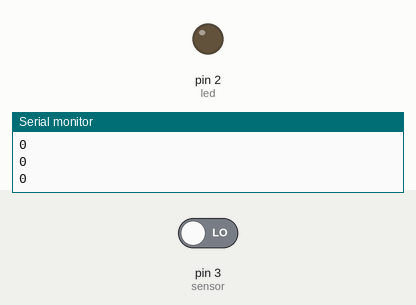
A sketch run on a simulated Arduino Uno, built with avr-gcc and run on an emulated ATmega328P. On the bench: output pins drawn as LEDs (lit = HIGH), the last lines printed to the serial monitor. The test bench sets the inputs (shaded band); at power-on: pin 3 (sensor) LOW.

Above: at 2.8 s.
2.9 s: pin 3 (sensor) driven HIGH
At 3.9 s:
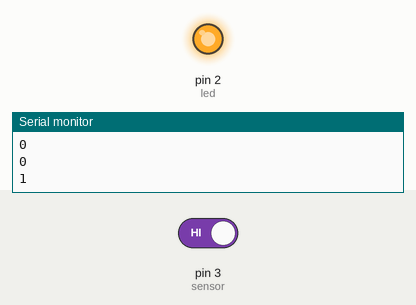
4.5 s: pin 3 (sensor) driven LOW
At 5.4 s:
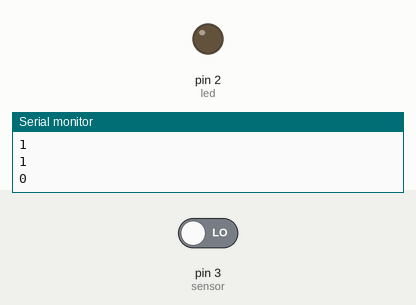
Timing chart, 0 to 7.5 s (numbered marks = the images above; inputs shaded):
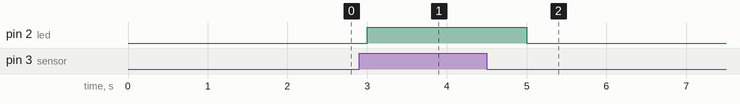

Measured:
- after the input at 2.9 s, pin 2 (led): LOW → HIGH after 0.10 s
- after the input at 4.5 s, pin 2 (led): HIGH → LOW after 0.50 s

The sketch:

sensor.ino
```cpp
const int sensor=3;
const int led=2;

void setup() {
  // put your setup code here, to run once:

  pinMode(sensor,INPUT);
  pinMode(led,OUTPUT);
  Serial.begin(9600);

}

void loop() {
  // put your main code here, to run repeatedly:

  int value=digitalRead(sensor);
  Serial.println(value);

  if(value==1)
  {
    digitalWrite(led,HIGH);

  }

  else
  {
    digitalWrite(led,LOW);
  }

  delay(1000);

}
```
